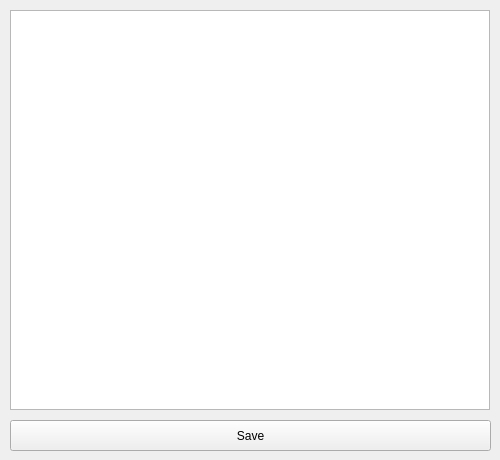
<?xml version="1.0" encoding="UTF-8"?>
<ui version="4.0">
 <class>Set_Creator_T2I</class>
 <widget class="QWidget" name="Set_Creator_T2I">
  <property name="geometry">
   <rect>
    <x>0</x>
    <y>0</y>
    <width>500</width>
    <height>460</height>
   </rect>
  </property>
  <property name="windowTitle">
   <string>T2I Editor</string>
  </property>
  <widget class="QTextEdit" name="text_area">
   <property name="geometry">
    <rect>
     <x>10</x>
     <y>10</y>
     <width>480</width>
     <height>400</height>
    </rect>
   </property>
  </widget>
  <widget class="QPushButton" name="save_button">
   <property name="geometry">
    <rect>
     <x>10</x>
     <y>420</y>
     <width>481</width>
     <height>31</height>
    </rect>
   </property>
   <property name="text">
    <string>Save</string>
   </property>
  </widget>
 </widget>
 <resources/>
 <connections/>
</ui>
